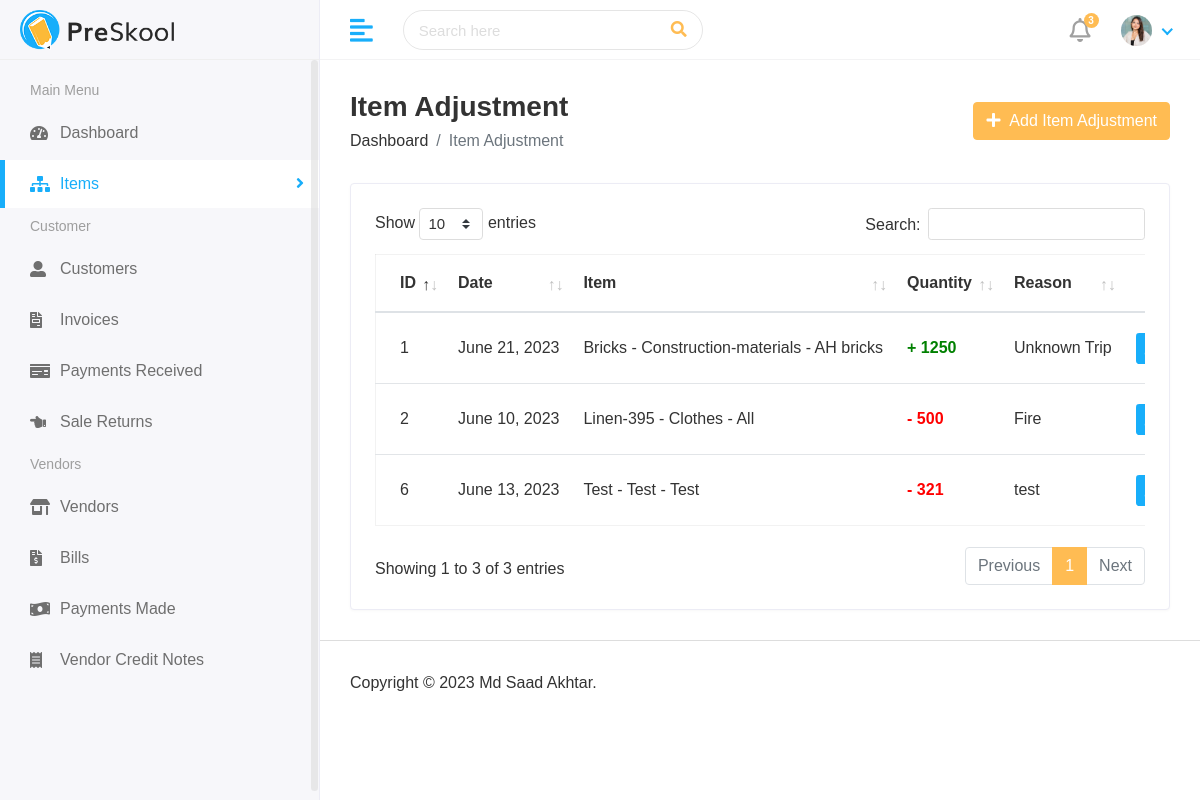
The page /finance/view_item_adjustment/ on the database its author committed.
### finance/models.py (models this page shows, shortened)
class InventoryAdjustments(models.Model):
    date = models.DateField()
    item = models.ForeignKey(Item,on_delete=models.CASCADE)
    quantity = models.IntegerField()
    reason_title = models.CharField(max_length=100)
    reason_desc = models.TextField()
    ADJUSTMENT_TYPE = models.IntegerField(choices=ADJUSTMENT_TYPE,default=2)
    created_at = models.DateTimeField(auto_now_add=True,null = True)
    updated_at = models.DateTimeField(auto_now_add=True,null = True)

class Item(models.Model):
    name = models.CharField(_("name"), max_length=50)
    image = models.ImageField(upload_to="media/item_images",null=True)
    item_group = models.ForeignKey(ItemGroup,on_delete=models.CASCADE)
    hsn_code = models.IntegerField()
    unit = models.CharField(max_length=10)
    unit_plural = models.CharField(max_length=10)
    state_tax_rate = models.IntegerField()
    current_stock = models.IntegerField()
    min_stock = models.IntegerField(default=10)
    created_at = models.DateTimeField(auto_now_add=True,null = True)
    updated_at = models.DateTimeField(auto_now_add=True,null = True)
    def __str__(self) -> str:
        return self.name + " - " + str(self.item_group)

class ItemGroup(models.Model):
    name = models.CharField(_("name"), max_length=50)
    brand = models.CharField(_("brand"), max_length=50)
    tax_preference = models.IntegerField(choices=TAX_PREFERENCE,default=1)
    inventory = models.IntegerField(choices=INVENTORY_TYPE,default=1)
    created_at = models.DateTimeField(auto_now_add=True,null = True)
    updated_at = models.DateTimeField(auto_now_add=True,null = True)
    def __str__(self) -> str:
        return self.name + " - " + self.brand

### finance/views.py (the view)
# urls.py: path('view_item_adjustment/',views.view_item_adjustment,name="view_item_adjustment"),
def view_item_adjustment(request):
    inventory_adjustments = InventoryAdjustments.objects.all()
    context = {
        "inventory_adjustments":inventory_adjustments
    }
    return render(request,"hod/view_item_adjustment.html",context)

### finance/templates/hod/view_item_adjustment.html (shortened to what this page needs)
{% extends 'base.html' %} {% block content %}
<div class="main-wrapper">
  <div class="page-wrapper">
    <div class="content container-fluid">
      <div class="page-header">
        <div class="row align-items-center">
          <div class="col">
            <h3 class="page-title">Item Adjustment</h3>
            <ul class="breadcrumb">
              <li class="breadcrumb-item">
                <a href="{% url 'finance_dashboard' %}">Dashboard</a>
              </li>
              <li class="breadcrumb-item active">Item Adjustment</li>
            </ul>
          </div>
          <div class="col-auto text-right float-right ml-auto">
            <a href="{% url 'add_item_adjustment' %}" class="btn btn-primary"
              ><i class="fas fa-plus"></i> &nbsp;Add Item Adjustment
            </a>
          </div>
        </div>
      </div>
      <div class="row">
        <div class="col-sm-12">
          <div class="card card-table">
            <div class="card-body">
              <div class="table-responsive">
                <table id="table_id" class="table table-hover table-center mb-0">
                    <thead>
                      <tr>
                        <th>ID</th>
                        <th>Date</th>
                        <th>Item</th>
                        <th>Quantity</th>
                        <th>Reason</th>
                        <th class="text-right">Action</th>
                      </tr>
                    </thead>
                    <tbody>
                      {% for i in inventory_adjustments %}
                      <tr>
                        <td>{{i.id}}</td>
                        <td>{{i.date}}</td>
                        <td>{{i.item}}</td>
                        <td style="font-weight: 600;
                          {% if i.ADJUSTMENT_TYPE == 1 %}
                           color:green;" > + {{i.quantity}}
                          {% elif i.ADJUSTMENT_TYPE == 2 %}
                          color:red;"  > - {{i.quantity}}
                          {% endif %}
                        </td>
                        <td>{{i.reason_title}}</td>
                        <td class="text-right">
                          <div class="actions">
                            <a
                              href="{% url 'edit_item_adjustment' i.id %}"
                              class="btn btn-sm bg-success-light mr-2"
                            >
                            </a>
                          </div>
                        </td>
                      </tr>
                      {% endfor %}
                    </tbody>
                  </table>
              </div>
            </div>
          </div>
        </div>
      </div>
    </div>
    {% endblock content %}

### finance/static/assets/css/style.css (style rules this page uses)
html { height: 100%; }
body { background-color: #fff; color: #333; font-family: 'Poppins', sans-serif; font-size: 1rem; height: 100%; line-height: 1.5; overflow-x: hidden; }
h1, h2, h3, h4, h5, h6 { font-family: 'Poppins', sans-serif; margin-top: 0; }
a { color: #009ce7; }
input, button, a { transition: all 0.4s ease; -moz-transition: all 0.4s ease; -o-transition: all 0.4s ease; -ms-transition: all 0.4s ease; -webkit-transition: all 0.4s ease; }
ul, ol { padding: 0px; list-style: none; }
.table { color: #333; max-width: 100%; margin-bottom: 0; width: 100%; }
.table.dataTable { border-collapse: collapse !important; border: 1px solid rgba(0, 0, 0, 0.05); }
.table thead tr th { font-weight: 600; }
.table tbody tr { border-bottom: 1px solid rgba(0, 0, 0, 0.05); }
.table.table-center td, .table.table-center th { vertical-align: middle; }
.card-table .card-body .table > thead > tr > th { border-top: 0; }
.card-table .card-body .table tr td:first-child, .card-table .card-body .table tr th:first-child { padding-left: 1.5rem; }
.card-table .card-body .table tr td:last-child, .card-table .card-body .table tr th:last-child { padding-right: 1.5rem; }
.card-table .table td, .card-table .table th { border-top: 1px solid #e2e5e8; padding: 1rem 0.75rem; white-space: nowrap; }
.btn-primary { background-color: #FFBC53; border: 1px solid #FFBC53; }
.card { border: 1px solid #ececf5; box-shadow: 0 1px 3px 0 rgba(0, 0, 0, 0.03); margin-bottom: 1.875rem; }
.card-body { padding: 1.5rem; }
.bg-success-light { background-color: #18aefa; color: #fff; }
.main-wrapper { width: 100%; height: 100vh; min-height: 100vh; }
.page-wrapper { margin-left: 320px; padding-top: 60px; position: relative; transition: all 0.4s ease; }
.page-wrapper > .content { padding: 1.875rem 1.875rem 0; }
.page-header { margin-bottom: 1.875rem; }
.page-header .breadcrumb { background-color: transparent; color: #6c757d; font-size: 1rem; font-weight: 500; margin-bottom: 0; padding: 0; }
.page-header .breadcrumb a { color: #333; }
.page-title { font-size: 28px; font-weight: 600; color: #333; margin-bottom: 5px; }

### rows shown on the page
InventoryAdjustments: id "1", date "June 21, 2023", item "Bricks - Construction-materials - AH bricks", quantity "1250", reason_title "Unknown Trip"
InventoryAdjustments: id "2", date "June 10, 2023", item "Linen-395 - Clothes - All", quantity "500", reason_title "Fire"
InventoryAdjustments: id "6", date "June 13, 2023", item "Test - Test - Test", quantity "321", reason_title "test"
